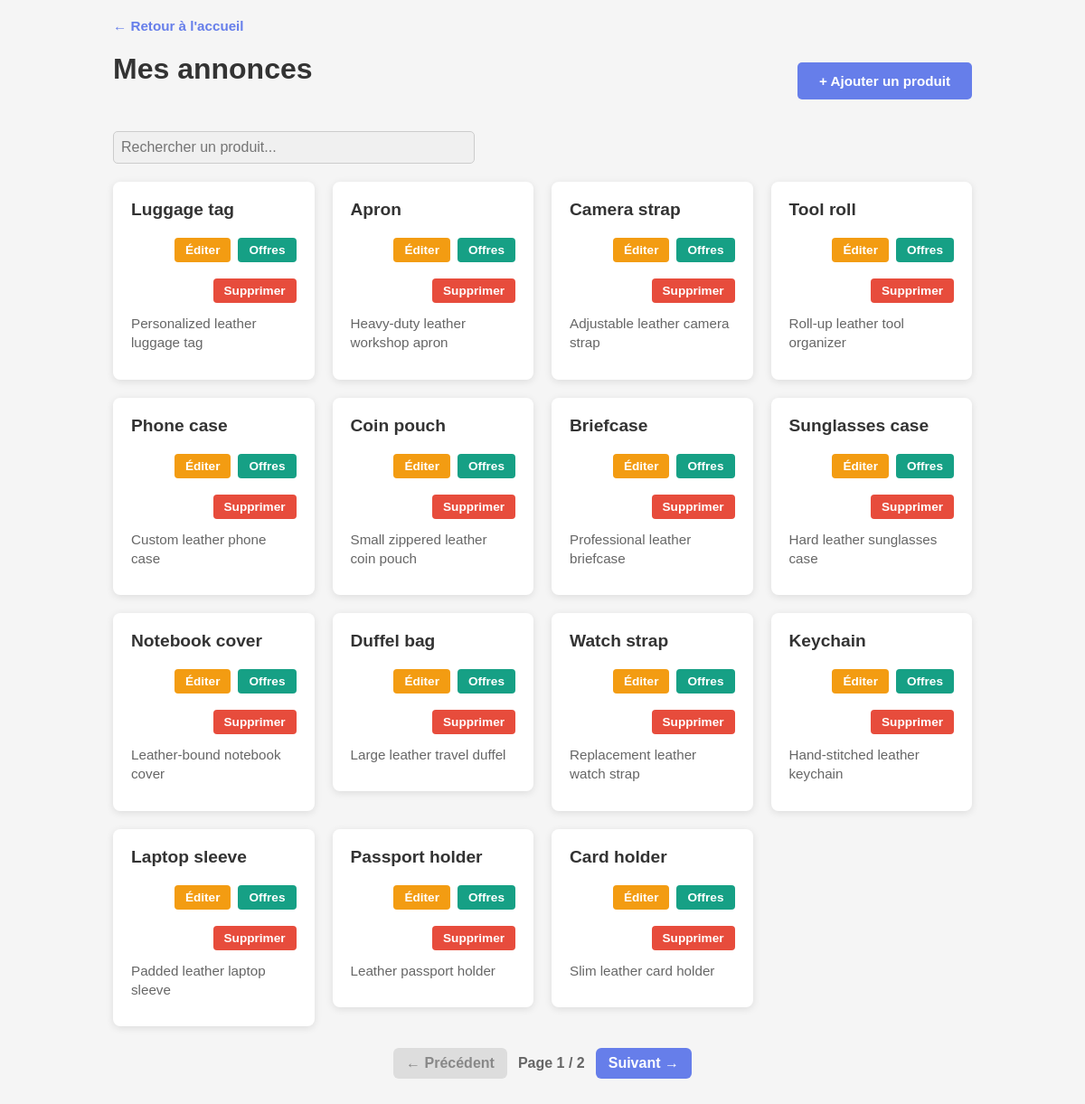
The app's page /listings.php (signed in) with its own data.
### tables this page shows
CREATE TABLE Products (
	id INT AUTO_INCREMENT NOT NULL PRIMARY KEY,
	user_id INT,
	name CHAR(50) NOT NULL,
	description VARCHAR(255),
	offers INT DEFAULT 0,
	FOREIGN KEY (user_id) REFERENCES Users(user_id)
);

### listings.php (the view, shortened to what this page needs)
<?php
require 'includes/db_connect.php';
$page = isset($_GET['page']) ? max(1, (int)$_GET['page']) : 1;
$per_page = 15;
$offset = ($page - 1) * $per_page;
$countStmt = $conn->prepare('SELECT COUNT(*) FROM Products WHERE user_id = :uid');
$countStmt->execute(['uid' => $_SESSION['user_id']]);
$total_items = (int)$countStmt->fetchColumn();
$total_pages = max(1, (int)ceil($total_items / $per_page));
$stmt = $conn->prepare('SELECT * FROM Products WHERE user_id = :uid ORDER BY id DESC LIMIT :limit OFFSET :offset');
$stmt->bindValue(':uid', $_SESSION['user_id'], PDO::PARAM_INT);
$stmt->bindValue(':limit', $per_page, PDO::PARAM_INT);
$stmt->bindValue(':offset', $offset, PDO::PARAM_INT);
$stmt->execute();
$products = $stmt->fetchAll();
?>
<!DOCTYPE html>
<html>
<head>
	<link rel="stylesheet" href="assets/css/style.css">
</head>
<body>
	<div class="container">
		<div class="back-link">
			<a href="index.php">← Retour à l'accueil</a>
		</div>
		<div class="header">
			<h1>Mes annonces</h1>
			<button class="btn-add" onclick="openAddModal()">+ Ajouter un produit</button>
		</div>
		<div style="margin-bottom: 20px;">
			<input type="text" id="searchBar" placeholder="Rechercher un produit..." style="width: 100%; max-width: 400px; padding: 8px; border-radius: 5px; border: 1px solid #ccc;">
		</div>
		<div id="listings">
			<?php if (empty($products)): ?>
				<div class="empty-state">
					<p>Vous n'avez pas encore d'annonces. Cliquez sur "Ajouter un produit" pour en créer une.</p>
				</div>
			<?php else: ?>
				<?php foreach ($products as $prod): ?>
					<div class="product-card" data-product-id="<?= $prod['id'] ?>">
						<div class="product-header">
							<div class="product-name"><?= htmlspecialchars($prod['name']) ?></div>
							<div class="product-actions">
								<button class="btn-edit" onclick="openEditModal(<?= $prod['id'] ?>, '<?= addslashes($prod['name']) ?>', '<?= addslashes($prod['description'] ?? '') ?>')">Éditer</button>
								<button class="btn-offers" onclick="location.href='offers.php?id=<?= $prod['id'] ?>&name=<?= rawurlencode($prod['name']) ?>'">Offres</button>
								<button class="btn-delete" onclick="deleteProduct(<?= $prod['id'] ?>)">Supprimer</button>
							</div>
						</div>
						<div class="product-description"><?= htmlspecialchars($prod['description'] ?? 'Pas de description') ?></div>
					</div>
				<?php endforeach; ?>
			<?php endif; ?>
		</div>
	</div>
	<?php if ($total_pages > 1): ?>
		<div class="pagination" aria-label="Pagination">
			<?php if ($page > 1): ?>
				<a href="?page=<?= $page - 1 ?>" class="pagination-btn">← Précédent</a>
			<?php else: ?>
				<span class="pagination-btn disabled">← Précédent</span>
			<?php endif; ?>
			<span class="pagination-info">Page <?= $page ?> / <?= $total_pages ?></span>
			<?php if ($page < $total_pages): ?>
				<a href="?page=<?= $page + 1 ?>" class="pagination-btn">Suivant →</a>
			<?php else: ?>
				<span class="pagination-btn disabled">Suivant →</span>
			<?php endif; ?>
		</div>
	<?php endif; ?>
</body>
</html>

### assets/css/style.css (style rules this page uses)
* { margin: 0; padding: 0; box-sizing: border-box; }
html, body { height: 100%; }
body { font-family: Arial, sans-serif; background: #f5f5f5; }
html, body { overflow-x: hidden; }
h1, h2 { margin-bottom: 15px; color: #333; }
h1 { font-size: 2em; }
input[type="text"], input[type="email"], input[type="password"], textarea { width: 100%; padding: 10px; margin-top: 5px; border: none; background-color: #f0f0f0; border-radius: 5px; font-family: Arial, sans-serif; font-size: 1em; transition: background-color 0.3s ease; }
button, .btn-generic { padding: 10px 20px; margin-top: 10px; cursor: pointer; background-color: darkorange; color: white; border: 2px solid darkorange; border-radius: 5px; font-weight: bold; font-size: 0.95em; transition: all 0.3s ease; }
body { padding: 20px; }
.container { max-width: 950px; margin: 0 auto; }
.back-link { margin-bottom: 20px; }
.back-link a { color: #667eea; text-decoration: none; font-weight: bold; font-size: 0.95em; }
.header { display: flex; justify-content: space-between; align-items: center; margin-bottom: 30px; gap: 20px; flex-wrap: wrap; }
.header h1 { color: #333; flex: 1; min-width: 200px; }
.btn-add { background-color: #667eea; color: white; padding: 12px 24px; border: none; border-radius: 5px; cursor: pointer; font-weight: bold; font-size: 0.95em; white-space: nowrap; transition: all 0.3s ease; }
#listings { display: grid; grid-template-columns: repeat(auto-fill, minmax(220px, 1fr)); gap: 20px; margin-top: 20px; align-items: start; }
.product-card { background: white; border-radius: 8px; padding: 20px; box-shadow: 0 2px 8px rgba(0, 0, 0, 0.1); transition: all 0.3s ease; }
.product-card { min-width: 0; }
.product-header { display: flex; justify-content: space-between; align-items: flex-start; margin-bottom: 12px; gap: 10px; flex-wrap: wrap; }
.product-actions { display: flex; gap: 8px; flex-wrap: wrap; align-items: center; justify-content: flex-end; }
.product-name { font-size: 1.2em; font-weight: bold; color: #333; flex: 1 1 auto; min-width: 0; word-wrap: break-word; margin-right: 8px; }
.product-actions { display: flex; gap: 8px; flex-shrink: 0; flex-wrap: wrap; max-width: 100%; box-sizing: border-box; }
.btn-edit, .btn-delete { padding: 6px 12px; border: none; border-radius: 4px; cursor: pointer; font-size: 0.85em; font-weight: bold; white-space: nowrap; transition: all 0.3s ease; flex: 0 0 auto; }
.btn-edit { background-color: #f39c12; color: white; }
.btn-delete { background-color: #e74c3c; color: white; }
.btn-offers { background-color: #16a085; color: white; padding: 6px 12px; border: none; border-radius: 4px; cursor: pointer; font-size: 0.85em; font-weight: bold; white-space: nowrap; transition: all 0.3s ease; }
.product-description { color: #666; margin-bottom: 10px; font-size: 0.95em; line-height: 1.4; }
.pagination { display: flex; gap: 12px; align-items: center; justify-content: center; margin: 24px 0; }
.pagination-btn { padding: 8px 14px; background: #667eea; color: white; text-decoration: none; border-radius: 6px; font-weight: bold; }
.pagination-btn.disabled { background: #ddd; color: #888; pointer-events: none; }
.pagination-info { color: #666; font-weight: bold; }

### records on screen
products: name "Luggage tag", description "Personalized leather luggage tag"
products: name "Apron", description "Heavy-duty leather workshop apron"
products: name "Camera strap", description "Adjustable leather camera strap"
products: name "Tool roll", description "Roll-up leather tool organizer"
products: name "Phone case", description "Custom leather phone case"
products: name "Coin pouch", description "Small zippered leather coin pouch"
products: name "Briefcase", description "Professional leather briefcase"
products: name "Sunglasses case", description "Hard leather sunglasses case"
products: name "Notebook cover", description "Leather-bound notebook cover"
products: name "Duffel bag", description "Large leather travel duffel"
products: name "Watch strap", description "Replacement leather watch strap"
products: name "Keychain", description "Hand-stitched leather keychain"
products: name "Laptop sleeve", description "Padded leather laptop sleeve"
products: name "Passport holder", description "Leather passport holder"
products: name "Card holder", description "Slim leather card holder"

### other values on screen
$page "1"
$total_pages "2"
